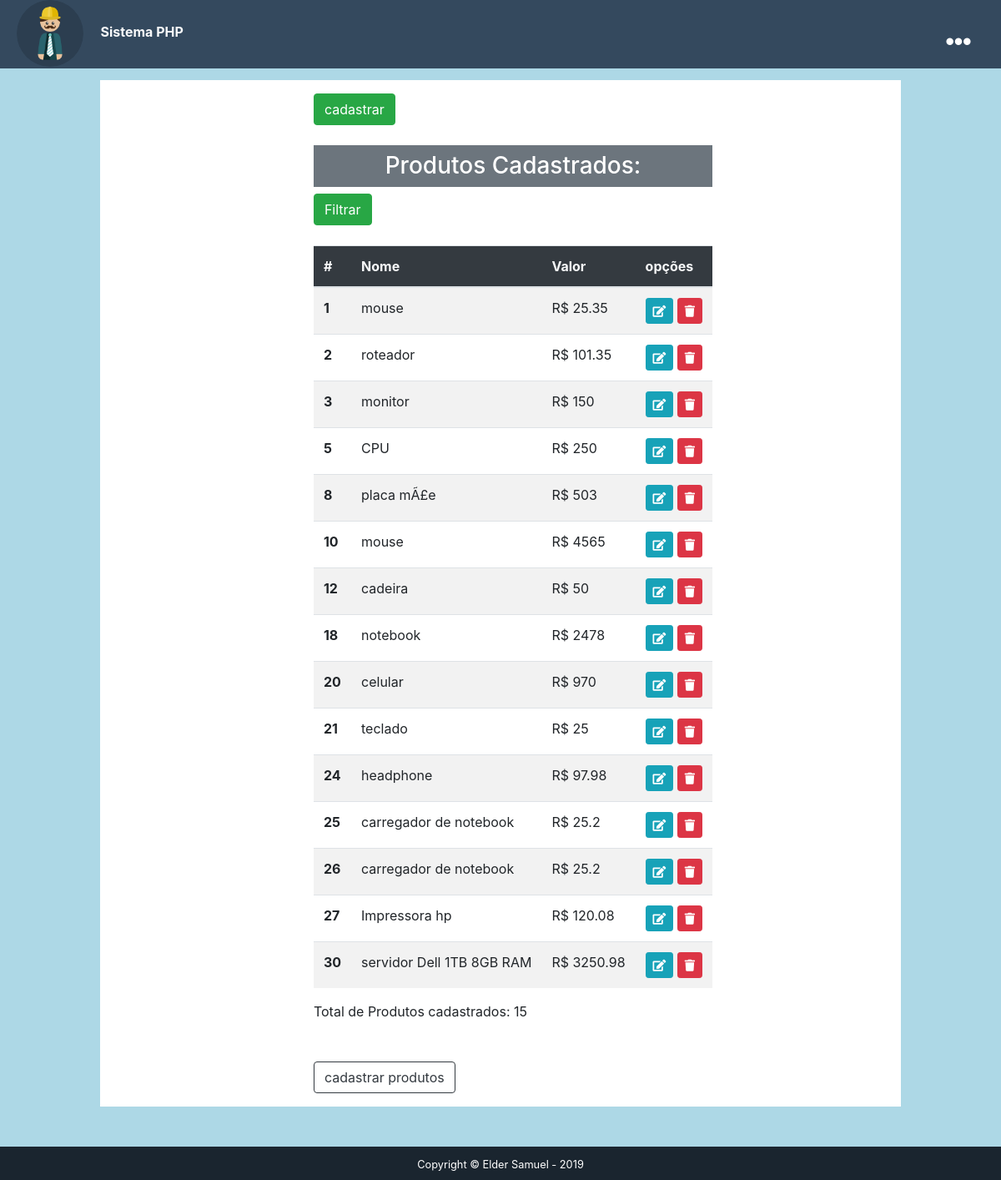
/consulta_prod.php (signed in), run on the app's committed database.
### tables this page shows
CREATE TABLE `produto` (
  `id` int(11) NOT NULL,
  `dscProd` varchar(50) NOT NULL,
  `valor` double NOT NULL
);

### consulta_prod.php (the view, shortened to what this page needs)
<?php
    include("conecta.php");
?>
<!doctype html>
<html lang="pt-br">
  <head>
    <link rel="stylesheet" href="https://stackpath.bootstrapcdn.com/bootstrap/4.3.1/css/bootstrap.min.css">
    <link rel="stylesheet" href="https://use.fontawesome.com/releases/v5.8.1/css/all.css">
    <link rel="stylesheet" href="//cdnjs.cloudflare.com/ajax/libs/toastr.js/latest/css/toastr.min.css">
    <link rel="stylesheet" href="style/style.css">
  </head>
  <body>
    <div class="header fixed-top">
        <a href="#"><img  id="logo" class="img-fluid rounded-circle" src="./img/logo.png" width="80" height="80"  alt=""></a>
        <label for="chk" class="show-menu-btn">
            <i class="fas fa-ellipsis-h"></i>
        </label>
        <a id="textLogo" class="text-light pl-3" href="#"> <b> Sistema PHP</b></a>
    </div>
  <br><br><br><br>
 <section class="mx-auto bg-white p-3 d-flex justify-content-center">
     <div style="padding-left: 30px; max-width: 50rem;">
     <a href="cad_prod.php" class="btn btn-success">cadastrar</a>
    <br><br>
     <h3 class='text-center p-2 mb-2 bg-secondary text-white'>Produtos Cadastrados:</h3>
    <?php
        $sql = "SELECT * FROM produto";
        $result= $pdo->prepare($sql);
        $result->execute();
        $r = $result->fetchAll(PDO::FETCH_OBJ);
    ?>
<a href="consulta_prod.php" class="btn btn-success">Filtrar</a>
    <br><br>
    <table class="table table-striped table-hover">
      <thead class="bg-dark text-light">
      <tr>
      <th scope="col">#</th>
      <th scope="col">Nome</th>
      <th scope="col">Valor</th>
      <th scope="col">opções</th>
    </tr>
      </thead>
      <tbody>
        <?php
            foreach($r as $linha)
            {
              echo "<tr>";
              echo "<th scope='row'>".$linha->id."</th> ";
              echo "<td>".$linha->dscProd ."</td>";
              echo "<td> R$ ". $linha->valor ."</td>";
              echo "<td>
              <a class='btn btn-info btn-sm btn-circle' href='produto/update_prod.php?id=" .  $linha->id . " '>  <i class='fas fa-edit'></i>  </a>
              <a class='btn btn-danger btn-sm btn-circle' href='produto/notice_delete.php?id=" .  $linha->id . " '> <i class='fas fa-trash'></i> </a> </td>";
              echo "</tr>";
            }
        ?>
      </tbody>
    </table>
      <?php
          $row = $result->rowCount();
          echo "Total de Produtos cadastrados: ".$row."<br><br>";
      ?>
      <br>
      <a href="cad_prod.php" class="btn btn-outline-dark">cadastrar produtos</a>
    </div>
</section>
<br><br>
  <footer>
    <div class="p-2 copyright text-white" >
      <div class="container text-center">
        <small>Copyright &copy; Elder Samuel - 2019</small>
      </div>
    </div>
  </footer>
  </body>
</html>

### style/style.css (style rules this page uses)
body { background-color: lightblue; }
.header { height: 82px; background: #34495e; padding: 0 20px; color: #fff; }
.show-menu-btn,.hide-menu-btn { transition: 0.4s; font-size: 30px; cursor: pointer; display: none; }
.show-menu-btn { float: right; }
.show-menu-btn i { line-height: 100px; }
section { max-width: 60rem; }
footer { color: #fff }
.copyright { background-color: #1a252f }
@media screen and (max-width:1200px) { .show-menu-btn,.hide-menu-btn { display: block; margin-right: 1rem; } }
@media screen and (min-width: 768px) { section { margin-left: 7rem; margin-right: 7rem; padding-right: 6rem; } }

### data on the page
produto: id "1", dscProd "mouse", valor "25.35"
produto: id "2", dscProd "roteador", valor "101.35"
produto: id "3", dscProd "monitor", valor "150"
produto: id "5", dscProd "CPU", valor "250"
produto: id "8", dscProd "placa mÃ£e", valor "503"
produto: id "10", dscProd "mouse", valor "4565"
produto: id "12", dscProd "cadeira", valor "50"
produto: id "18", dscProd "notebook", valor "2478"
produto: id "20", dscProd "celular", valor "970"
produto: id "21", dscProd "teclado", valor "25"
produto: id "24", dscProd "headphone", valor "97.98"
produto: id "25", dscProd "carregador de notebook", valor "25.2"
produto: id "26", dscProd "carregador de notebook", valor "25.2"
produto: id "27", dscProd "Impressora hp", valor "120.08"
produto: id "30", dscProd "servidor Dell 1TB 8GB RAM", valor "3250.98"

### other printed values
$row "15"
